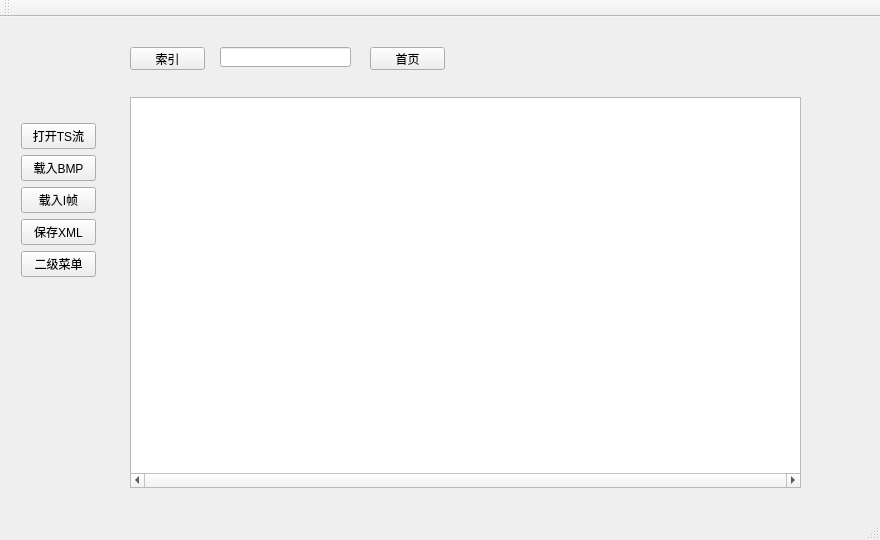
<?xml version="1.0" encoding="UTF-8"?>
<ui version="4.0">
 <class>MainWindow</class>
 <widget class="QMainWindow" name="MainWindow">
  <property name="geometry">
   <rect>
    <x>0</x>
    <y>0</y>
    <width>880</width>
    <height>540</height>
   </rect>
  </property>
  <property name="windowTitle">
   <string>KitKing-数据广播解析v1.0-2017</string>
  </property>
  <widget class="QWidget" name="centralWidget">
   <widget class="QWidget" name="layoutWidget">
    <property name="geometry">
     <rect>
      <x>10</x>
      <y>80</y>
      <width>97</width>
      <height>206</height>
     </rect>
    </property>
    <layout class="QVBoxLayout" name="verticalLayout_2">
     <item>
      <spacer name="verticalSpacer">
       <property name="orientation">
        <enum>Qt::Vertical</enum>
       </property>
       <property name="sizeHint" stdset="0">
        <size>
         <width>20</width>
         <height>40</height>
        </size>
       </property>
      </spacer>
     </item>
     <item>
      <layout class="QVBoxLayout" name="verticalLayout">
       <item>
        <widget class="QPushButton" name="openFile">
         <property name="text">
          <string>打开TS流</string>
         </property>
        </widget>
       </item>
       <item>
        <widget class="QPushButton" name="pushButton">
         <property name="text">
          <string>载入BMP</string>
         </property>
        </widget>
       </item>
       <item>
        <widget class="QPushButton" name="pushBtnIframe">
         <property name="text">
          <string>载入I帧</string>
         </property>
        </widget>
       </item>
       <item>
        <widget class="QPushButton" name="pushBtnXML">
         <property name="text">
          <string>保存XML</string>
         </property>
        </widget>
       </item>
      </layout>
     </item>
     <item>
      <widget class="QPushButton" name="secondPage">
       <property name="text">
        <string>二级菜单</string>
       </property>
      </widget>
     </item>
     <item>
      <spacer name="verticalSpacer_2">
       <property name="orientation">
        <enum>Qt::Vertical</enum>
       </property>
       <property name="sizeHint" stdset="0">
        <size>
         <width>20</width>
         <height>40</height>
        </size>
       </property>
      </spacer>
     </item>
    </layout>
   </widget>
   <widget class="QPushButton" name="index">
    <property name="geometry">
     <rect>
      <x>130</x>
      <y>30</y>
      <width>75</width>
      <height>23</height>
     </rect>
    </property>
    <property name="text">
     <string>索引</string>
    </property>
   </widget>
   <widget class="QLineEdit" name="lineEdit">
    <property name="geometry">
     <rect>
      <x>220</x>
      <y>30</y>
      <width>131</width>
      <height>20</height>
     </rect>
    </property>
   </widget>
   <widget class="QTextBrowser" name="textBrowser">
    <property name="geometry">
     <rect>
      <x>130</x>
      <y>80</y>
      <width>671</width>
      <height>391</height>
     </rect>
    </property>
    <property name="horizontalScrollBarPolicy">
     <enum>Qt::ScrollBarAlwaysOn</enum>
    </property>
   </widget>
   <widget class="QPushButton" name="homePage">
    <property name="geometry">
     <rect>
      <x>370</x>
      <y>30</y>
      <width>75</width>
      <height>23</height>
     </rect>
    </property>
    <property name="text">
     <string>首页</string>
    </property>
   </widget>
  </widget>
  <widget class="QMenuBar" name="menuBar">
   <property name="geometry">
    <rect>
     <x>0</x>
     <y>0</y>
     <width>880</width>
     <height>26</height>
    </rect>
   </property>
  </widget>
  <widget class="QToolBar" name="mainToolBar">
   <attribute name="toolBarArea">
    <enum>TopToolBarArea</enum>
   </attribute>
   <attribute name="toolBarBreak">
    <bool>false</bool>
   </attribute>
  </widget>
  <widget class="QStatusBar" name="statusBar"/>
 </widget>
 <layoutdefault spacing="6" margin="11"/>
 <resources/>
 <connections/>
</ui>
